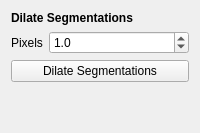
         <widget class="QWidget" name="tab_26">
          <attribute name="title">
           <string>Curate</string>
          </attribute>
          <layout class="QVBoxLayout" name="verticalLayout_30">
           <item>
            <widget class="QLabel" name="label_103">
             <property name="font">
              <font>
               <weight>75</weight>
               <bold>true</bold>
              </font>
             </property>
             <property name="text">
              <string>Dilate Segmentations</string>
             </property>
            </widget>
           </item>
           <item>
            <layout class="QFormLayout" name="formLayout_26">
             <item row="0" column="0">
              <widget class="QLabel" name="label_111">
               <property name="text">
                <string>Pixels</string>
               </property>
              </widget>
             </item>
             <item row="0" column="1">
              <widget class="QDoubleSpinBox" name="dilatation_size">
               <property name="decimals">
                <number>1</number>
               </property>
               <property name="minimum">
                <double>0.100000000000000</double>
               </property>
               <property name="maximum">
                <double>10.000000000000000</double>
               </property>
               <property name="value">
                <double>1.000000000000000</double>
               </property>
              </widget>
             </item>
            </layout>
           </item>
           <item>
            <widget class="QPushButton" name="dilate_segmentations">
             <property name="text">
              <string>Dilate Segmentations</string>
             </property>
            </widget>
           </item>
           <item>
            <spacer name="verticalSpacer_27">
             <property name="orientation">
              <enum>Qt::Vertical</enum>
             </property>
             <property name="sizeHint" stdset="0">
              <size>
               <width>20</width>
               <height>40</height>
              </size>
             </property>
            </spacer>
           </item>
          </layout>
         </widget>
